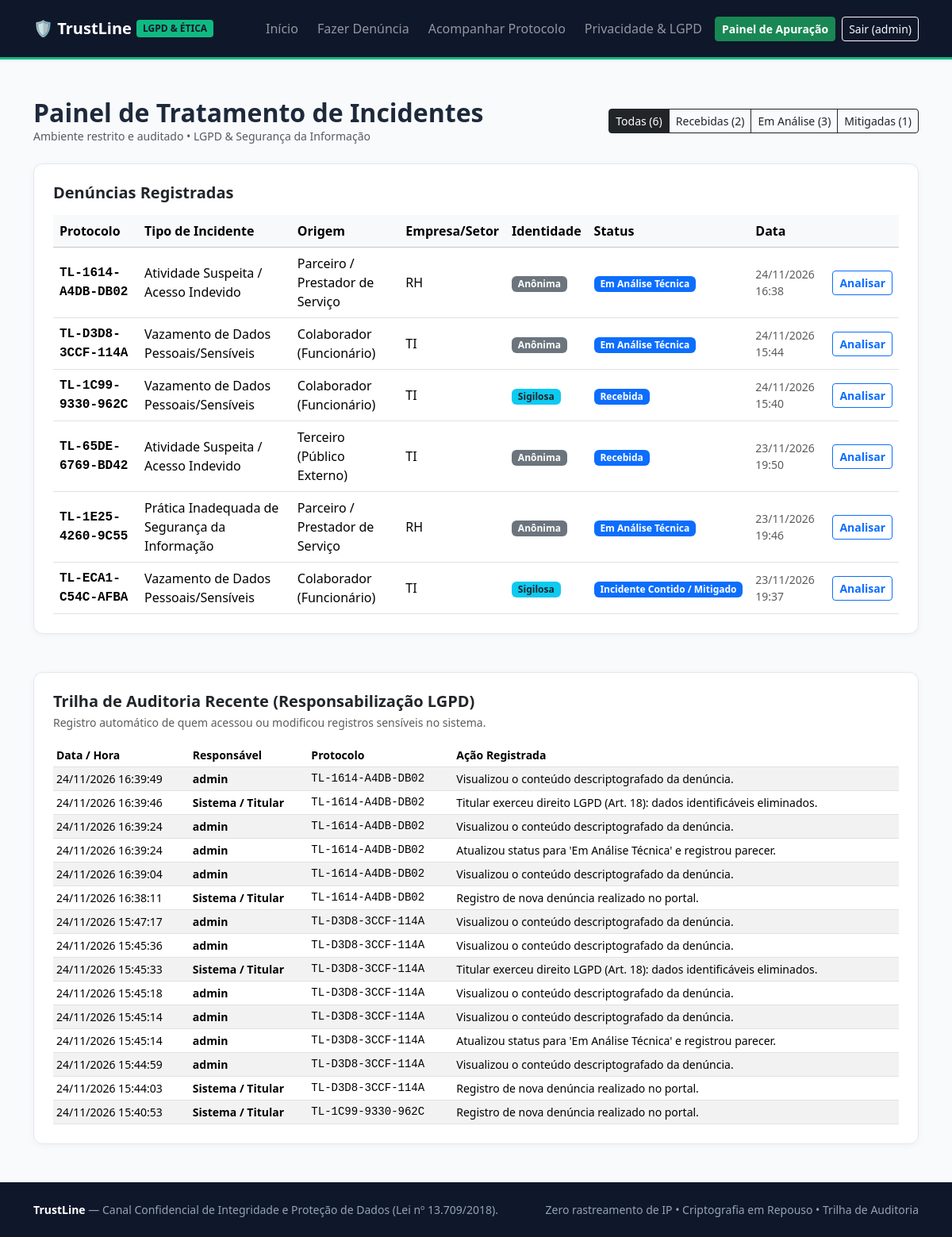
Screenshot of /painel/ (signed in) with the database file from the repository.
### denuncias/models.py (models this page shows, shortened)
class Denuncia(models.Model):
    PERFIL_CHOICES = [
        ('colaborador', 'Colaborador (Funcionário)'),
        ('parceiro', 'Parceiro / Prestador de Serviço'),
        ('terceiro', 'Terceiro (Público Externo)'),
    ]
    CATEGORIA_CHOICES = [
        ('vazamento', 'Vazamento de Dados Pessoais/Sensíveis'),
        ('pratica_inadequada', 'Prática Inadequada de Segurança da Informação'),
        ('atividade_suspeita', 'Atividade Suspeita / Acesso Indevido'),
    ]
    STATUS_CHOICES = [
        ('recebida', 'Recebida'),
        ('em_analise', 'Em Análise Técnica'),
        ('mitigada', 'Incidente Contido / Mitigado'),
        ('concluida', 'Concluída'),
    ]
    protocolo = models.CharField(
        max_length=20,
        unique=True,
        default=gerar_protocolo_hash,
        editable=False,
        verbose_name='Protocolo Hash'
    )
    perfil_denunciante = models.CharField(
        max_length=20,
        choices=PERFIL_CHOICES,
        verbose_name='Vínculo com a Empresa'
    )
    categoria = models.CharField(
        max_length=30,
        choices=CATEGORIA_CHOICES,
        verbose_name='Tipo de Incidente'
    )
    empresa_ou_setor = models.CharField(
        max_length=150,
        verbose_name='Empresa ou Setor Envolvido'
    )
    data_incidente = models.DateField(
        verbose_name='Data Aproximada do Ocorrido'
    )
    relato_criptografado = models.TextField(
        verbose_name='Relato Detalhado (Criptografado)'
    )
    identificacao_criptografada = models.TextField(
        blank=True,
        default='',
        verbose_name='Identificação Sigilosa Opcional (Criptografada)'
    )
    anonima = models.BooleanField(
        default=True,
        verbose_name='Denúncia Anônima'
    )
    consentimento_lgpd = models.BooleanField(
        default=True,
        verbose_name='Ciência e Consentimento LGPD'
    )
    status = models.CharField(
        max_length=20,
        choices=STATUS_CHOICES,
        default='recebida',
        verbose_name='Status da Apuração'
    )
    parecer_investigador = models.TextField(
        blank=True,
        default='',
        verbose_name='Resposta / Atualização ao Denunciante'
    )
    criado_em = models.DateTimeField(auto_now_add=True)
    atualizado_em = models.DateTimeField(auto_now=True)
    class Meta:
        ordering = ['-criado_em']
        verbose_name = 'Denúncia'
        verbose_name_plural = 'Denúncias'

class TrilhaAuditoria(models.Model):
    usuario = models.ForeignKey(
        User,
        on_delete=models.SET_NULL,
        null=True,
        blank=True,
        verbose_name='Responsável pelo Acesso'
    )
    protocolo_denuncia = models.CharField(
        max_length=20,
        verbose_name='Protocolo Acessado'
    )
    acao = models.CharField(
        max_length=255,
        verbose_name='Ação Realizada'
    )
    data_hora = models.DateTimeField(
        auto_now_add=True,
        verbose_name='Data e Hora'
    )
    class Meta:
        ordering = ['-data_hora']
        verbose_name = 'Registro de Auditoria'
        verbose_name_plural = 'Trilha de Auditoria'

### denuncias/views.py (the view)
# urls.py: path('painel/', views.painel_admin, name='painel_admin'),
@login_required
def painel_admin(request):
    status_filtro = request.GET.get('status', '')
    denuncias = Denuncia.objects.all()
    if status_filtro:
        denuncias = denuncias.filter(status=status_filtro)
    metricas = {
        'total': Denuncia.objects.count(),
        'recebidas': Denuncia.objects.filter(status='recebida').count(),
        'em_analise': Denuncia.objects.filter(status='em_analise').count(),
        'mitigadas': Denuncia.objects.filter(status='mitigada').count(),
        'concluidas': Denuncia.objects.filter(status='concluida').count(),
    }
    auditorias = TrilhaAuditoria.objects.all()[:15]
    return render(request, 'denuncias/painel_admin.html', {
        'denuncias': denuncias,
        'metricas': metricas,
        'auditorias': auditorias,
        'status_filtro': status_filtro
    })

### denuncias/templates/denuncias/painel_admin.html (shortened to what this page needs)
{% extends 'denuncias/base.html' %}
{% block content %}
<div class="d-flex justify-content-between align-items-center flex-wrap gap-2 mb-4">
    <div>
        <h2 class="fw-bold mb-0">Painel de Tratamento de Incidentes</h2>
        <p class="text-muted small mb-0">Ambiente restrito e auditado • LGPD & Segurança da Informação</p>
    </div>
    <div class="btn-group">
        <a href="{% url 'painel_admin' %}" class="btn btn-sm {% if not status_filtro %}btn-dark{% else %}btn-outline-dark{% endif %}">Todas ({{ metricas.total }})</a>
        <a href="?status=recebida" class="btn btn-sm {% if status_filtro == 'recebida' %}btn-dark{% else %}btn-outline-dark{% endif %}">Recebidas ({{ metricas.recebidas }})</a>
        <a href="?status=em_analise" class="btn btn-sm {% if status_filtro == 'em_analise' %}btn-dark{% else %}btn-outline-dark{% endif %}">Em Análise ({{ metricas.em_analise }})</a>
        <a href="?status=mitigada" class="btn btn-sm {% if status_filtro == 'mitigada' %}btn-dark{% else %}btn-outline-dark{% endif %}">Mitigadas ({{ metricas.mitigadas }})</a>
    </div>
</div>
<div class="card card-clean p-4 mb-5">
    <h5 class="fw-bold mb-3">Denúncias Registradas</h5>
    <div class="table-responsive">
        <table class="table table-hover align-middle mb-0">
            <thead class="table-light">
                <tr>
                    <th>Protocolo</th>
                    <th>Tipo de Incidente</th>
                    <th>Origem</th>
                    <th>Empresa/Setor</th>
                    <th>Identidade</th>
                    <th>Status</th>
                    <th>Data</th>
                    <th></th>
                </tr>
            </thead>
            <tbody>
                {% for d in denuncias %}
                <tr>
                    <td class="font-monospace fw-bold">{{ d.protocolo }}</td>
                    <td>{{ d.get_categoria_display }}</td>
                    <td>{{ d.get_perfil_denunciante_display }}</td>
                    <td>{{ d.empresa_ou_setor }}</td>
                    <td>
                        {% if d.anonima %}
                            <span class="badge bg-secondary">Anônima</span>
                        {% else %}
                            <span class="badge bg-info text-dark">Sigilosa</span>
                        {% endif %}
                    </td>
                    <td><span class="badge bg-primary">{{ d.get_status_display }}</span></td>
                    <td class="small text-muted">{{ d.criado_em|date:"d/m/Y H:i" }}</td>
                    <td class="text-end">
                        <a href="{% url 'detalhe_denuncia_admin' d.protocolo %}" class="btn btn-sm btn-outline-primary fw-semibold">
                            Analisar
                        </a>
                    </td>
                </tr>
                {% empty %}
                <tr>
                    <td colspan="8" class="text-center text-muted py-4">Nenhuma denúncia registrada para este filtro.</td>
                </tr>
                {% endfor %}
            </tbody>
        </table>
    </div>
</div>
<div class="card card-clean p-4">
    <h5 class="fw-bold mb-1">Trilha de Auditoria Recente (Responsabilização LGPD)</h5>
    <p class="text-muted small mb-3">Registro automático de quem acessou ou modificou registros sensíveis no sistema.</p>
    <div class="table-responsive">
        <table class="table table-sm table-striped small mb-0">
            <thead>
                <tr>
                    <th>Data / Hora</th>
                    <th>Responsável</th>
                    <th>Protocolo</th>
                    <th>Ação Registrada</th>
                </tr>
            </thead>
            <tbody>
                {% for log in auditorias %}
                <tr>
                    <td>{{ log.data_hora|date:"d/m/Y H:i:s" }}</td>
                    <td><strong>{{ log.usuario.username|default:"Sistema / Titular" }}</strong></td>
                    <td class="font-monospace">{{ log.protocolo_denuncia }}</td>
                    <td>{{ log.acao }}</td>
                </tr>
                {% empty %}
                <tr>
                    <td colspan="4" class="text-muted">Nenhum evento registrado ainda.</td>
                </tr>
                {% endfor %}
            </tbody>
        </table>
    </div>
</div>
{% endblock %}

### denuncias/templates/denuncias/base.html (shortened to what this page needs)
<!DOCTYPE html>
<html lang="pt-BR">
<head>
    <link href="https://cdn.jsdelivr.net/npm/bootstrap@5.3.3/dist/css/bootstrap.min.css" rel="stylesheet">
</head>
<body>
    <nav class="navbar navbar-expand-lg navbar-dark navbar-trustline py-3">
        <div class="container">
            <a class="navbar-brand fw-bold d-flex align-items-center" href="{% url 'index' %}">
                🛡️ TrustLine <span class="brand-badge">LGPD & ÉTICA</span>
            </a>
            <div class="collapse navbar-collapse" id="navMenu">
                <ul class="navbar-nav ms-auto align-items-lg-center gap-2">
                    <li class="nav-item">
                        <a class="nav-link" href="{% url 'index' %}">Início</a>
                    </li>
                    <li class="nav-item">
                        <a class="nav-link" href="{% url 'registrar_denuncia' %}">Fazer Denúncia</a>
                    </li>
                    <li class="nav-item">
                        <a class="nav-link" href="{% url 'consultar_denuncia' %}">Acompanhar Protocolo</a>
                    </li>
                    <li class="nav-item">
                        <a class="nav-link" href="{% url 'politica_privacidade' %}">Privacidade & LGPD</a>
                    </li>
                    {% if user.is_authenticated %}
                        <li class="nav-item">
                            <a class="btn btn-sm btn-success fw-semibold" href="{% url 'painel_admin' %}">Painel de Apuração</a>
                        </li>
                        <li class="nav-item">
                            <form method="post" action="{% url 'logout' %}" class="d-inline">
                                <button type="submit" class="btn btn-sm btn-outline-light">Sair ({{ user.username }})</button>
                            </form>
                        </li>
                    {% else %}
                        <li class="nav-item">
                            <a class="btn btn-sm btn-outline-light" href="{% url 'login' %}">Área Restrita</a>
                        </li>
                    {% endif %}
                </ul>
            </div>
        </div>
    </nav>
    <main class="container my-5">
        {% block content %}{% endblock %}
    </main>
    <footer class="py-4">
        <div class="container d-flex flex-column flex-md-row justify-content-between align-items-center gap-2">
            <div>
                <strong class="text-white">TrustLine</strong> — Canal Confidencial de Integridade e Proteção de Dados (Lei nº 13.709/2018).
            </div>
            <div>
                Zero rastreamento de IP • Criptografia em Repouso • Trilha de Auditoria
            </div>
        </div>
    </footer>
</body>
</html>

### denuncias/templates/denuncias/base.html (style rules this page uses)
:root { --tl-dark: #0f172a; --tl-primary: #1e3a8a; --tl-accent: #10b981; --tl-bg: #f8fafc; }
body { background-color: var(--tl-bg); color: #1e293b; font-family: 'Segoe UI', system-ui, -apple-system, sans-serif; min-height: 100vh; display: flex; flex-direction: column; }
.navbar-trustline { background-color: var(--tl-dark); border-bottom: 3px solid var(--tl-accent); }
.brand-badge { background-color: var(--tl-accent); color: var(--tl-dark); font-weight: 700; padding: 2px 8px; border-radius: 4px; font-size: 0.75rem; margin-left: 6px; }
.card-clean { border: 1px solid #e2e8f0; border-radius: 12px; box-shadow: 0 2px 8px rgba(15, 23, 42, 0.04); background: #ffffff; }
footer { margin-top: auto; background-color: var(--tl-dark); color: #94a3b8; font-size: 0.875rem; }

### rows the page displays
Denuncia: protocolo "TL-1614-A4DB-DB02", categoria "Atividade Suspeita / Acesso Indevido", perfil_denunciante "Parceiro / Prestador de Serviço", empresa_ou_setor "RH", anonima "Anônima", status "Em Análise Técnica", criado_em "24/11/2026 16:38"
Denuncia: protocolo "TL-D3D8-3CCF-114A", categoria "Vazamento de Dados Pessoais/Sensíveis", perfil_denunciante "Colaborador (Funcionário)", empresa_ou_setor "TI", anonima "Anônima", status "Em Análise Técnica", criado_em "24/11/2026 15:44"
Denuncia: protocolo "TL-1C99-9330-962C", categoria "Vazamento de Dados Pessoais/Sensíveis", perfil_denunciante "Colaborador (Funcionário)", empresa_ou_setor "TI", anonima "Sigilosa", status "Recebida", criado_em "24/11/2026 15:40"
Denuncia: protocolo "TL-65DE-6769-BD42", categoria "Atividade Suspeita / Acesso Indevido", perfil_denunciante "Terceiro (Público Externo)", empresa_ou_setor "TI", anonima "Anônima", status "Recebida", criado_em "23/11/2026 19:50"
Denuncia: protocolo "TL-1E25-4260-9C55", categoria "Prática Inadequada de Segurança da Informação", perfil_denunciante "Parceiro / Prestador de Serviço", empresa_ou_setor "RH", anonima "Anônima", status "Em Análise Técnica", criado_em "23/11/2026 19:46"
Denuncia: protocolo "TL-ECA1-C54C-AFBA", categoria "Vazamento de Dados Pessoais/Sensíveis", perfil_denunciante "Colaborador (Funcionário)", empresa_ou_setor "TI", anonima "Sigilosa", status "Incidente Contido / Mitigado", criado_em "23/11/2026 19:37"
TrilhaAuditoria: data_hora "24/11/2026 16:39:49", usuario.username "admin", protocolo_denuncia "TL-1614-A4DB-DB02", acao "Visualizou o conteúdo descriptografado da denúncia."
TrilhaAuditoria: data_hora "24/11/2026 16:39:46", usuario.username "Sistema / Titular", protocolo_denuncia "TL-1614-A4DB-DB02", acao "Titular exerceu direito LGPD (Art. 18): dados identificáveis eliminados."
TrilhaAuditoria: data_hora "24/11/2026 16:39:24", usuario.username "admin", protocolo_denuncia "TL-1614-A4DB-DB02", acao "Visualizou o conteúdo descriptografado da denúncia."
TrilhaAuditoria: data_hora "24/11/2026 16:39:24", usuario.username "admin", protocolo_denuncia "TL-1614-A4DB-DB02", acao "Atualizou status para 'Em Análise Técnica' e registrou parecer."
TrilhaAuditoria: data_hora "24/11/2026 16:39:04", usuario.username "admin", protocolo_denuncia "TL-1614-A4DB-DB02", acao "Visualizou o conteúdo descriptografado da denúncia."
TrilhaAuditoria: data_hora "24/11/2026 16:38:11", usuario.username "Sistema / Titular", protocolo_denuncia "TL-1614-A4DB-DB02", acao "Registro de nova denúncia realizado no portal."
TrilhaAuditoria: data_hora "24/11/2026 15:47:17", usuario.username "admin", protocolo_denuncia "TL-D3D8-3CCF-114A", acao "Visualizou o conteúdo descriptografado da denúncia."
TrilhaAuditoria: data_hora "24/11/2026 15:45:36", usuario.username "admin", protocolo_denuncia "TL-D3D8-3CCF-114A", acao "Visualizou o conteúdo descriptografado da denúncia."
TrilhaAuditoria: data_hora "24/11/2026 15:45:33", usuario.username "Sistema / Titular", protocolo_denuncia "TL-D3D8-3CCF-114A", acao "Titular exerceu direito LGPD (Art. 18): dados identificáveis eliminados."
TrilhaAuditoria: data_hora "24/11/2026 15:45:18", usuario.username "admin", protocolo_denuncia "TL-D3D8-3CCF-114A", acao "Visualizou o conteúdo descriptografado da denúncia."
TrilhaAuditoria: data_hora "24/11/2026 15:45:14", usuario.username "admin", protocolo_denuncia "TL-D3D8-3CCF-114A", acao "Visualizou o conteúdo descriptografado da denúncia."
TrilhaAuditoria: data_hora "24/11/2026 15:45:14", usuario.username "admin", protocolo_denuncia "TL-D3D8-3CCF-114A", acao "Atualizou status para 'Em Análise Técnica' e registrou parecer."
TrilhaAuditoria: data_hora "24/11/2026 15:44:59", usuario.username "admin", protocolo_denuncia "TL-D3D8-3CCF-114A", acao "Visualizou o conteúdo descriptografado da denúncia."
TrilhaAuditoria: data_hora "24/11/2026 15:44:03", usuario.username "Sistema / Titular", protocolo_denuncia "TL-D3D8-3CCF-114A", acao "Registro de nova denúncia realizado no portal."
TrilhaAuditoria: data_hora "24/11/2026 15:40:53", usuario.username "Sistema / Titular", protocolo_denuncia "TL-1C99-9330-962C", acao "Registro de nova denúncia realizado no portal."

### other values shown
{{ user.username }} "admin"
{{ metricas.total }} "6"
{{ metricas.recebidas }} "2"
{{ metricas.em_analise }} "3"
{{ metricas.mitigadas }} "1"
